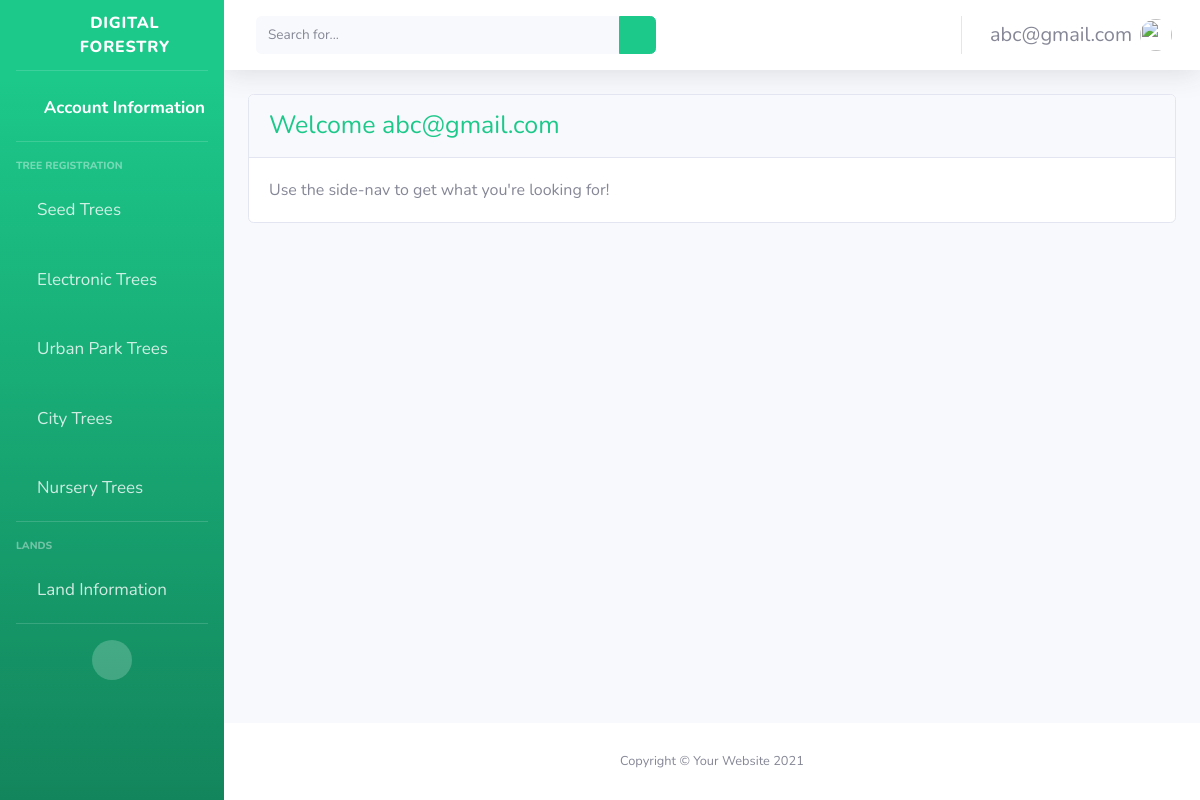
Before: /home/ (signed in) with the older database file.
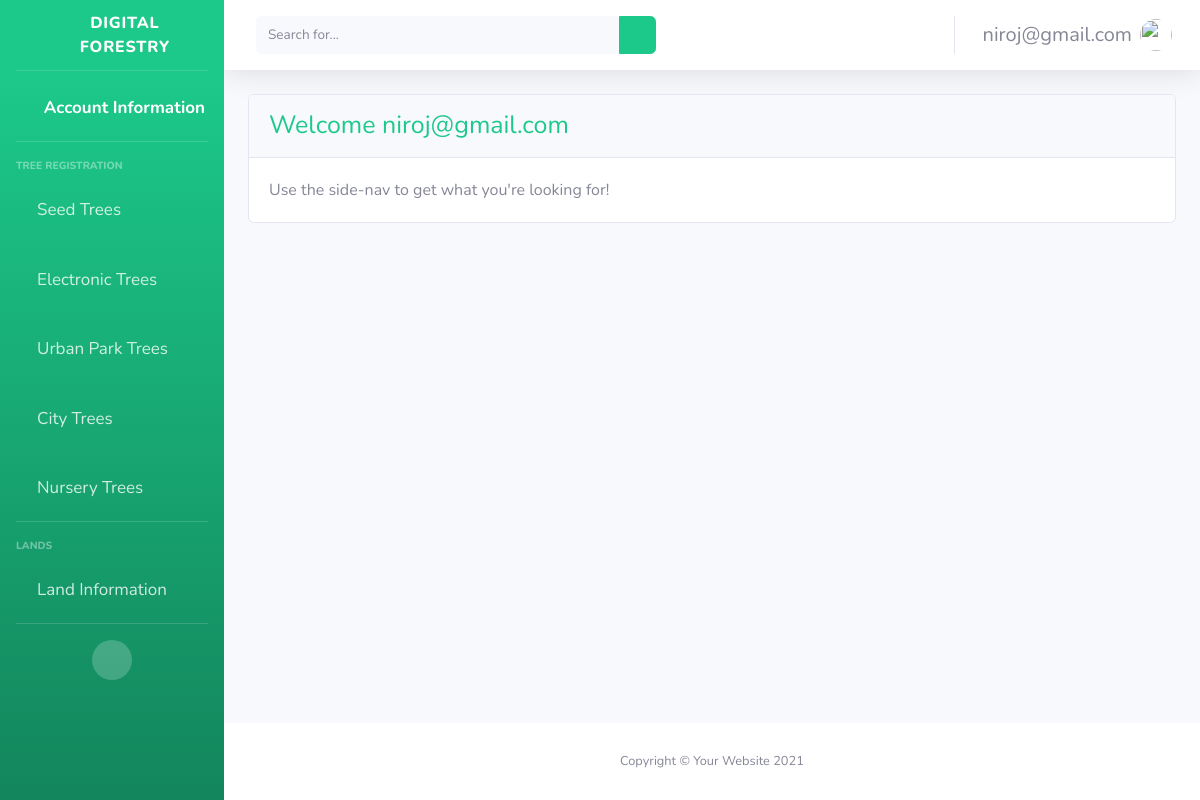
After: the same page with the newer database file.
### main/models.py (models this page shows)
class CustomUser(AbstractUser):
    username = None
    first_name = None
    last_name = None
    email = models.EmailField(max_length=200, unique=True)
    USERNAME_FIELD = "email"
    REQUIRED_FIELDS = []
    objects = CustomUserManager()

### main/views.py (the view)
# urls.py: 2. Add a URL to urlpatterns:  path('', views.home, name='home')
@login_required(login_url="/")
def home(request):
    return render(request, 'signups/home.html', {})

### main/custom_auth_backend.py (called while the page is built)
    def get_user(self, user_id):
        try:
            return CustomUser.objects.get(pk=user_id)
        except CustomUser.DoesNotExist:
            return None

### main/templates/signups/home.html
{% extends "signups/base.html" %}
{% block content %}
<div>
    <div class="card m-4">
        <div class="card-header text-success">
            Welcome {{user}}
        </div>
        <div class="card-body">
            Use the side-nav to get what you're looking for!
        </div>
    </div>
</div>
{% endblock %}

### main/templates/signups/base.html (shortened to what the changed rows need)
{% load static %}
<!DOCTYPE html>
<html lang="en">
  <head>
    <link
      href="{% static 'vendor/fontawesome-free/css/all.min.css' %}"
      rel="stylesheet"
      type="text/css"
    />
    <link href=" {% static 'css/sb-admin-2.min.css'%} " rel="stylesheet" />
  </head>
  <body id="page-top">
    <div id="wrapper">
      <div id="content-wrapper" class="d-flex flex-column">
        <div id="content">
          <nav
            class="navbar navbar-expand navbar-light bg-white topbar mb-4 static-top shadow"
          >
            <ul class="navbar-nav ml-auto">
              <li class="nav-item dropdown no-arrow">
                <a
                  class="nav-link dropdown-toggle"
                  href="#"
                  id="userDropdown"
                  role="button"
                  data-toggle="dropdown"
                  aria-haspopup="true"
                  aria-expanded="false"
                >
                  <span class="mr-2 d-none d-lg-inline text-gray-600 small"
                    >{{user}}</span
                  >
                  <img
                    class="img-profile rounded-circle"
                    src="{%static 'img/undraw_profile.svg'%}"
                  />
                </a>
              </li>
            </ul>
          </nav>
          <div class="content-wrapper">
            {% block content %}{% endblock %}
          </div>
        </div>
      </div>
    </div>
  </body>
</html>

Changed rows visible on the page:
changed CustomUser: email "abc@gmail.com" → "niroj@gmail.com"
